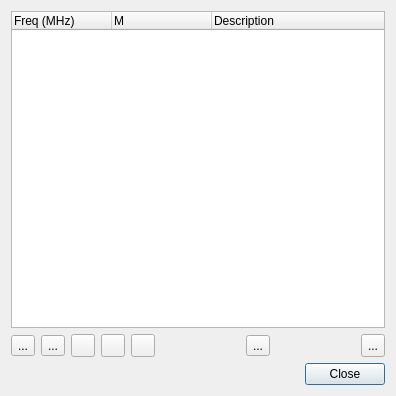
<?xml version="1.0" encoding="UTF-8"?>
<ui version="4.0">
 <class>DeviceSetPresetsDialog</class>
 <widget class="QDialog" name="DeviceSetPresetsDialog">
  <property name="geometry">
   <rect>
    <x>0</x>
    <y>0</y>
    <width>396</width>
    <height>396</height>
   </rect>
  </property>
  <property name="font">
   <font>
    <family>Liberation Sans</family>
    <pointsize>9</pointsize>
   </font>
  </property>
  <property name="windowTitle">
   <string>Device Set Presets</string>
  </property>
  <layout class="QVBoxLayout" name="verticalLayout">
   <item>
    <widget class="QTreeWidget" name="presetTree">
     <property name="indentation">
      <number>10</number>
     </property>
     <property name="allColumnsShowFocus">
      <bool>true</bool>
     </property>
     <attribute name="headerMinimumSectionSize">
      <number>5</number>
     </attribute>
     <column>
      <property name="text">
       <string>Freq (MHz)</string>
      </property>
      <property name="toolTip">
       <string>Center frequency in MHz</string>
      </property>
     </column>
     <column>
      <property name="text">
       <string>M</string>
      </property>
      <property name="toolTip">
       <string>Mode: R: Rx or source, T: Tx or sink</string>
      </property>
     </column>
     <column>
      <property name="text">
       <string>Description</string>
      </property>
     </column>
    </widget>
   </item>
   <item>
    <layout class="QHBoxLayout" name="presetsControl">
     <item>
      <widget class="QToolButton" name="presetSave">
       <property name="toolTip">
        <string>Save current settings as new preset</string>
       </property>
       <property name="text">
        <string>...</string>
       </property>
       <property name="icon">
        <iconset resource="../resources/res.qrc">
         <normaloff>:/create.png</normaloff>:/create.png</iconset>
       </property>
       <property name="iconSize">
        <size>
         <width>16</width>
         <height>16</height>
        </size>
       </property>
      </widget>
     </item>
     <item>
      <widget class="QToolButton" name="presetUpdate">
       <property name="toolTip">
        <string>Update selected preset with current settings</string>
       </property>
       <property name="text">
        <string>...</string>
       </property>
       <property name="icon">
        <iconset resource="../resources/res.qrc">
         <normaloff>:/recycle.png</normaloff>:/recycle.png</iconset>
       </property>
       <property name="iconSize">
        <size>
         <width>16</width>
         <height>16</height>
        </size>
       </property>
      </widget>
     </item>
     <item>
      <widget class="QToolButton" name="presetEdit">
       <property name="toolTip">
        <string>Edit preset details</string>
       </property>
       <property name="text">
        <string/>
       </property>
       <property name="icon">
        <iconset resource="../resources/res.qrc">
         <normaloff>:/edit.png</normaloff>:/edit.png</iconset>
       </property>
      </widget>
     </item>
     <item>
      <widget class="QToolButton" name="presetExport">
       <property name="toolTip">
        <string>Export current preset to file</string>
       </property>
       <property name="text">
        <string/>
       </property>
       <property name="icon">
        <iconset resource="../resources/res.qrc">
         <normaloff>:/export.png</normaloff>:/export.png</iconset>
       </property>
      </widget>
     </item>
     <item>
      <widget class="QToolButton" name="presetImport">
       <property name="toolTip">
        <string>Import preset from file into current group</string>
       </property>
       <property name="text">
        <string/>
       </property>
       <property name="icon">
        <iconset resource="../resources/res.qrc">
         <normaloff>:/import.png</normaloff>:/import.png</iconset>
       </property>
      </widget>
     </item>
     <item>
      <spacer name="horizontalSpacer">
       <property name="orientation">
        <enum>Qt::Horizontal</enum>
       </property>
       <property name="sizeHint" stdset="0">
        <size>
         <width>40</width>
         <height>20</height>
        </size>
       </property>
      </spacer>
     </item>
     <item>
      <widget class="QToolButton" name="presetDelete">
       <property name="toolTip">
        <string>Delete selected preset</string>
       </property>
       <property name="text">
        <string>...</string>
       </property>
       <property name="icon">
        <iconset resource="../resources/res.qrc">
         <normaloff>:/bin.png</normaloff>:/bin.png</iconset>
       </property>
       <property name="iconSize">
        <size>
         <width>16</width>
         <height>16</height>
        </size>
       </property>
      </widget>
     </item>
     <item>
      <spacer name="horizontalSpacer_2">
       <property name="orientation">
        <enum>Qt::Horizontal</enum>
       </property>
       <property name="sizeHint" stdset="0">
        <size>
         <width>40</width>
         <height>20</height>
        </size>
       </property>
      </spacer>
     </item>
     <item>
      <widget class="QToolButton" name="presetLoad">
       <property name="sizePolicy">
        <sizepolicy hsizetype="Preferred" vsizetype="Preferred">
         <horstretch>0</horstretch>
         <verstretch>0</verstretch>
        </sizepolicy>
       </property>
       <property name="toolTip">
        <string>Load selected preset</string>
       </property>
       <property name="text">
        <string>...</string>
       </property>
       <property name="icon">
        <iconset resource="../resources/res.qrc">
         <normaloff>:/load.png</normaloff>:/load.png</iconset>
       </property>
       <property name="iconSize">
        <size>
         <width>16</width>
         <height>16</height>
        </size>
       </property>
      </widget>
     </item>
    </layout>
   </item>
   <item>
    <widget class="QDialogButtonBox" name="buttonBox">
     <property name="orientation">
      <enum>Qt::Horizontal</enum>
     </property>
     <property name="standardButtons">
      <set>QDialogButtonBox::Close</set>
     </property>
    </widget>
   </item>
  </layout>
 </widget>
 <resources>
  <include location="../resources/res.qrc"/>
 </resources>
 <connections>
  <connection>
   <sender>buttonBox</sender>
   <signal>accepted()</signal>
   <receiver>DeviceSetPresetsDialog</receiver>
   <slot>accept()</slot>
   <hints>
    <hint type="sourcelabel">
     <x>248</x>
     <y>254</y>
    </hint>
    <hint type="destinationlabel">
     <x>157</x>
     <y>274</y>
    </hint>
   </hints>
  </connection>
  <connection>
   <sender>buttonBox</sender>
   <signal>rejected()</signal>
   <receiver>DeviceSetPresetsDialog</receiver>
   <slot>reject()</slot>
   <hints>
    <hint type="sourcelabel">
     <x>316</x>
     <y>260</y>
    </hint>
    <hint type="destinationlabel">
     <x>286</x>
     <y>274</y>
    </hint>
   </hints>
  </connection>
 </connections>
</ui>
